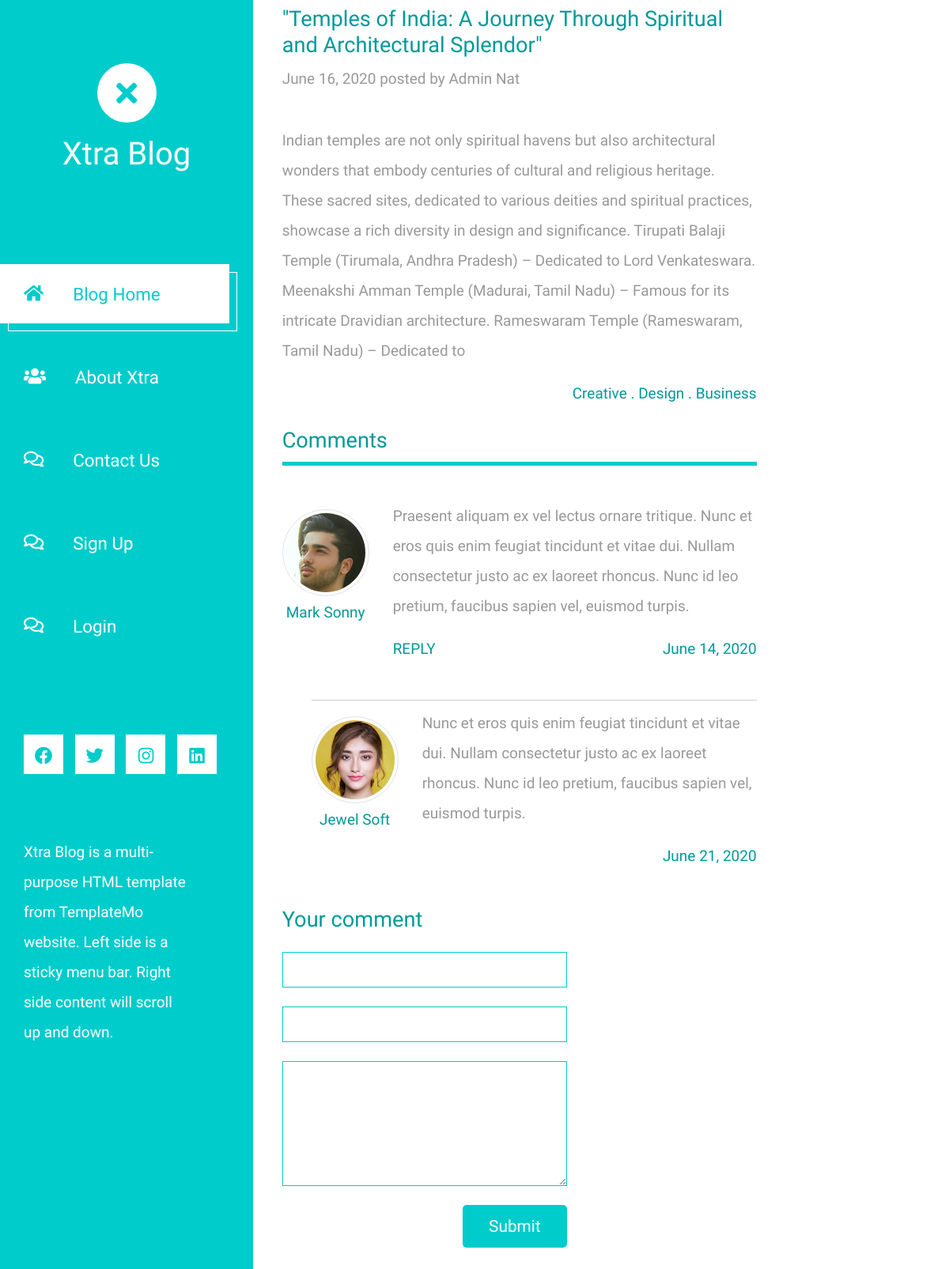
The page /post/10/ on the database its author committed.
### myapp/models.py (models this page shows)
class Blog(models.Model):
    image = models.ImageField(upload_to='media')
    title = models.CharField(max_length=500 ,null=True,blank=True)
    date = models.DateField()
    description = models.CharField(max_length=500 ,blank=True, null=True)

### myapp/views.py (the view)
# urls.py: path('post/<int:id>/',views.post),
def post(request,id):
    post_data = Blog.objects.filter(id=id)
    context = {
    'mainblog':post_data[0]
    }
    return render(request,'post.html',context)

### templates/post.html (shortened to what this page needs)
{% extends "index.html" %}
{% load static %}
            {% block outlet %}
            <div class="row tm-row">
                <div class="col-lg-8 tm-post-col">
                    <div class="tm-post-full" style="margin-left:50%; width: 100%;">
                        <div class="mb-4">
                            <h2 class="pt-2 tm-color-primary tm-post-title">{{mainblog.title}}</h2>
                            <p class="tm-mb-40">June 16, 2020 posted by Admin Nat</p>
                            <p>
                               {{mainblog.description}}
                            </p>
                            <span class="d-block text-right tm-color-primary">Creative . Design . Business</span>
                        </div>
                        <div>
                            <h2 class="tm-color-primary tm-post-title">Comments</h2>
                            <hr class="tm-hr-primary tm-mb-45">
                            <div class="tm-comment tm-mb-45">
                                <figure class="tm-comment-figure">
                                    <img src="{% static 'img/comment-1.jpg' %}" alt="Image" class="mb-2 rounded-circle img-thumbnail">
                                    <figcaption class="tm-color-primary text-center">Mark Sonny</figcaption>
                                </figure>
                                <div>
                                    <p>
                                        Praesent aliquam ex vel lectus ornare tritique. Nunc et eros
                                        quis enim feugiat tincidunt et vitae dui. Nullam consectetur
                                        justo ac ex laoreet rhoncus. Nunc id leo pretium, faucibus
                                        sapien vel, euismod turpis.
                                    </p>
                                    <div class="d-flex justify-content-between">
                                        <a href="#" class="tm-color-primary">REPLY</a>
                                        <span class="tm-color-primary">June 14, 2020</span>
                                    </div>
                                </div>
                            </div>
                            <div class="tm-comment-reply tm-mb-45">
                                <hr>
                                <div class="tm-comment">
                                    <figure class="tm-comment-figure">
                                        <img src="{% static 'img/comment-2.jpg' %}" alt="Image" class="mb-2 rounded-circle img-thumbnail">
                                        <figcaption class="tm-color-primary text-center">Jewel Soft</figcaption>
                                    </figure>
                                    <p>
                                        Nunc et eros quis enim feugiat tincidunt et vitae dui.
                                        Nullam consectetur justo ac ex laoreet rhoncus. Nunc
                                        id leo pretium, faucibus sapien vel, euismod turpis.
                                    </p>
                                </div>
                                <span class="d-block text-right tm-color-primary">June 21, 2020</span>
                            </div>
                            <form action="" class="mb-5 tm-comment-form">
                                <h2 class="tm-color-primary tm-post-title mb-4">Your comment</h2>
                                <div class="mb-4">
                                    <input class="form-control" name="name" type="text">
                                </div>
                                <div class="mb-4">
                                    <input class="form-control" name="email" type="text">
                                </div>
                                <div class="mb-4">
                                    <textarea class="form-control" name="message" rows="6"></textarea>
                                </div>
                                <div class="text-right">
                                    <button class="tm-btn tm-btn-primary tm-btn-small">Submit</button>
                                </div>
                            </form>
                        </div>
                    </div>
                </div>
    </div>
</body>
</html>
{% endblock outlet %}

### static/css/templatemo-xtra-blog.css (style rules this page uses)
html { overflow-x: hidden; }
body { margin: 0; padding: 0; font-family: 'Source Sans Pro', sans-serif; font-size: 19px; line-height: 2em; overflow-x: hidden; }
p, span { color: #999; }
hr { border-top-color: #CCC; margin-top: 10px; margin-bottom: 10px; }
.form-control::placeholder { color: #999; }
.tm-row { max-width: 980px; justify-content: space-between; }
.tm-post-title { font-size: 1.7rem; transition: all 0.3s ease; }
.tm-btn { display: inline-block; border-radius: 5px; font-size: 1.3rem; transition: all 0.3s ease; }
.tm-btn-primary { background-color: #0CC; color: white; padding: 8px 43px; border: none; }
.tm-btn-small { padding: 8px 33px; }
hr.tm-hr-primary { border-top: 5px solid #0CC; }
.tm-comment { display: flex; align-items: flex-start; }
.tm-comment-figure { margin-top: 10px; margin-right: 30px; }
.tm-comment-reply { padding-left: 37px; }
.form-control { height: 45px; border-color: #0CC; border-radius: 0; }
.tm-comment-form { max-width: 360px; }
figure { margin: 0; }
figcaption { line-height: 1.4; }
.tm-post-full { max-width: 600px; }
.tm-mb-40 { margin-bottom: 40px; }
.tm-mb-45 { margin-bottom: 45px; }
.tm-color-primary, span.tm-color-primary { color: #099; }
.img-thumbnail { max-width: none; }

### rows shown on the page
Blog: title "\"Temples of India: A Journey Through Spiritual and Architectural Splendor\"", description "Indian temples are not only spiritual havens but also architectural wonders that embody centuries of cultural and religious heritage. These sacred sites, dedicated to various deities and spiritual practices, showcase a rich diversity in design and significance. Tirupati Balaji Temple (Tirumala, Andhra Pradesh) – Dedicated to Lord Venkateswara. Meenakshi Amman Temple (Madurai, Tamil Nadu) – Famous for its intricate Dravidian architecture. Rameswaram Temple (Rameswaram, Tamil Nadu) – Dedicated to"
